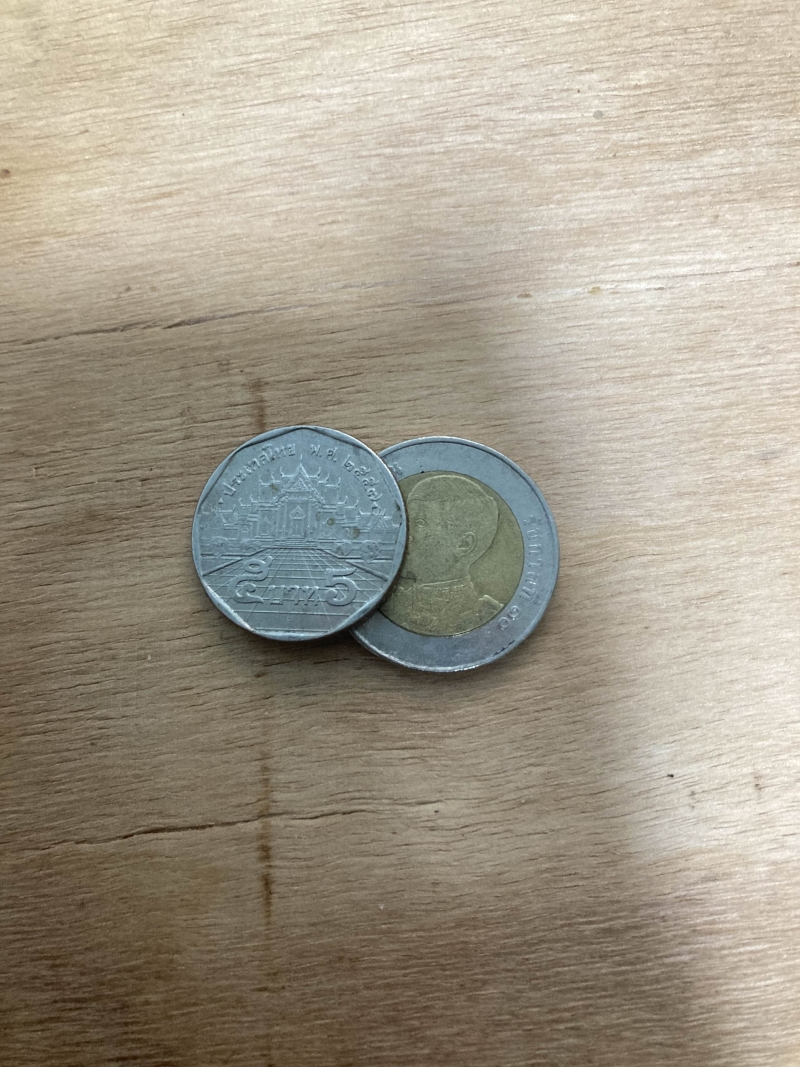
#> input picture coin_dataset/images/set1_train/1.jpg, 800 x 1067 px
$ python -i augment_dataset.py   (imports and definitions only)
#> lines starting #> are read from the running program, lines starting #| are printed output that depends on the picture; after the words box and inside, x2 and y2 are one past the last pixel; in counts of white or black regions, pixels touching at a corner belong together
#> further down, picture is the input picture: shape (1067, 800, 3); mean B, G, R 138.6, 153.7, 161.7
import os
import cv2
import numpy as np
import glob
import shutil

# Paths
DATASET_DIR = 'coin_dataset'
IMG_DIR = os.path.join(DATASET_DIR, 'images')
LBL_DIR = os.path.join(DATASET_DIR, 'labels')

# [9 lines left out: function add_noise, not called in this run]

def change_brightness(image, value=30):
#> called with value = 30
    hsv = cv2.cvtColor(image, cv2.COLOR_BGR2HSV)
#> hsv: shape (1067, 800, 3); mean H, S, V 24.2, 49.2, 164.1
    h, s, v = cv2.split(hsv)
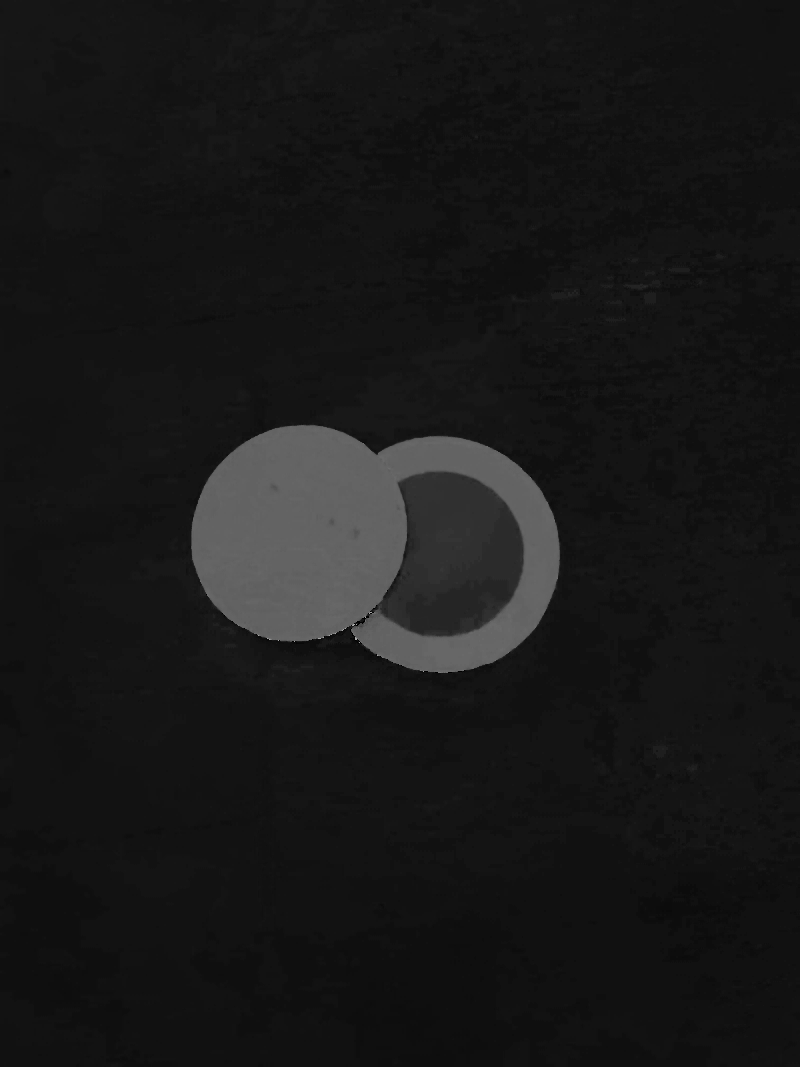
#> h: shape (1067, 800); min 0, max 173, mean 24.2
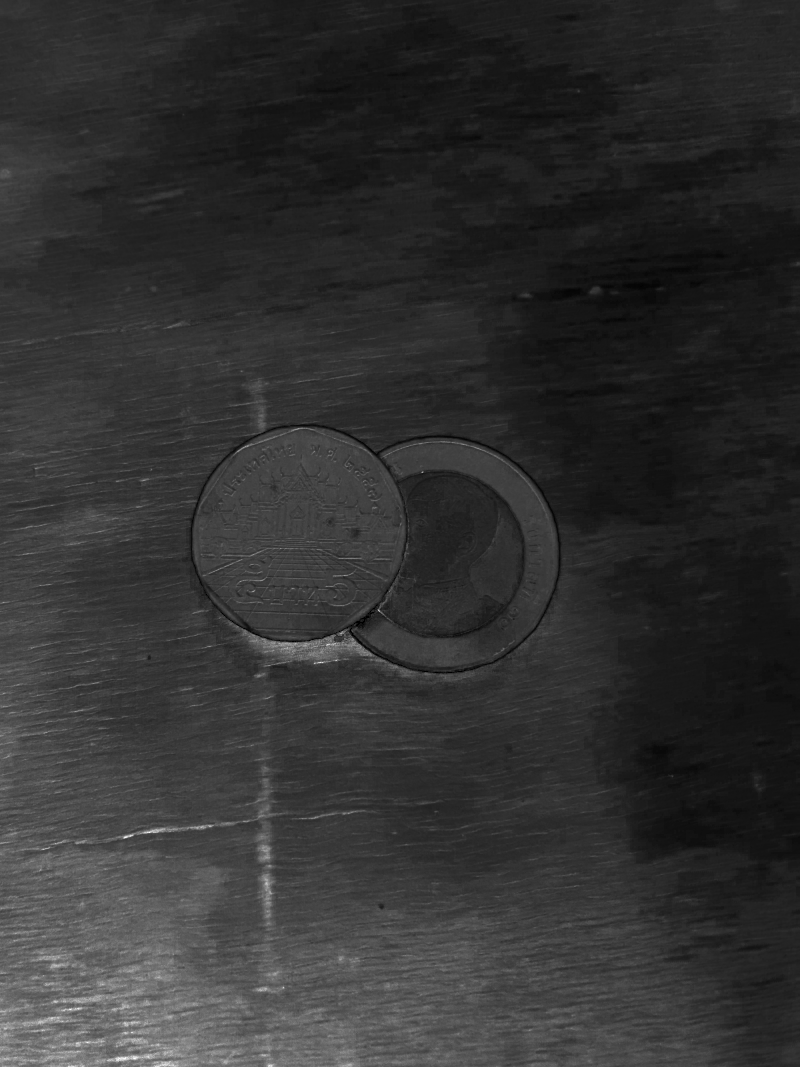
#> s: shape (1067, 800); min 0, max 255, mean 49.2
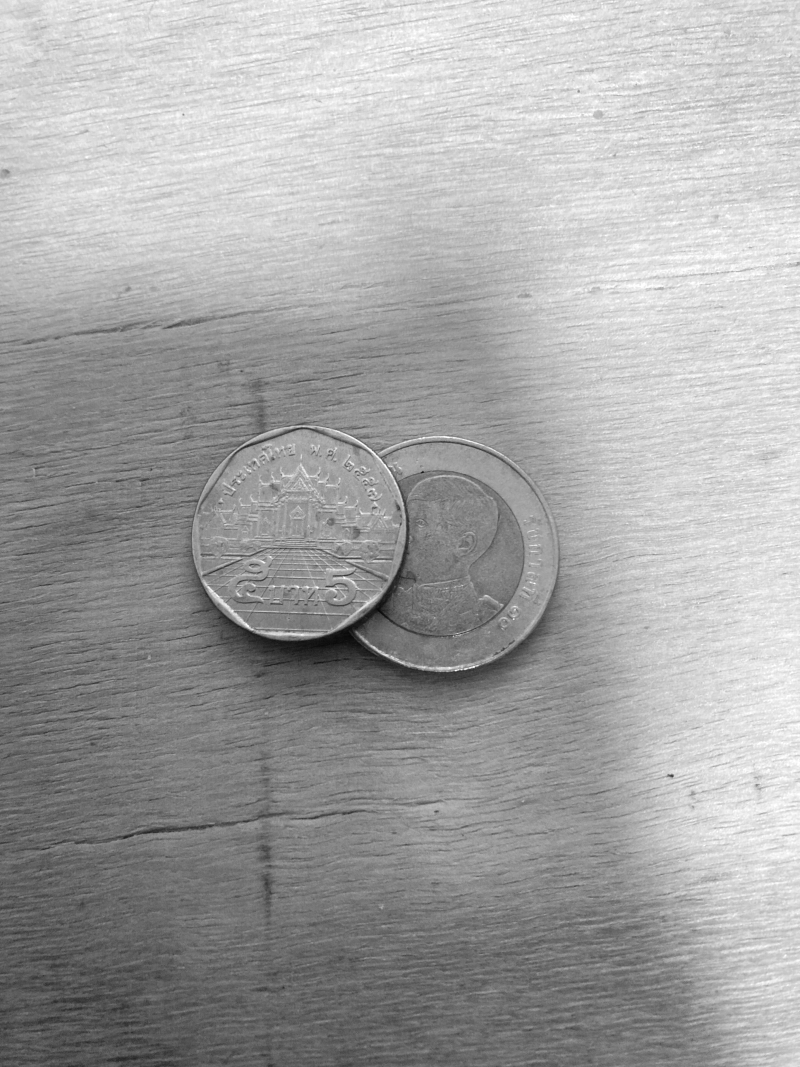
#> v: shape (1067, 800); min 8, max 255, mean 164.1

    if value > 0:
        lim = 255 - value
        v[v > lim] = 255
#> v: shape (1067, 800); 9.34% of pixels changed, all inside (x1, y1, x2, y2) = (0, 0, 800, 1067)
        v[v <= lim] += value
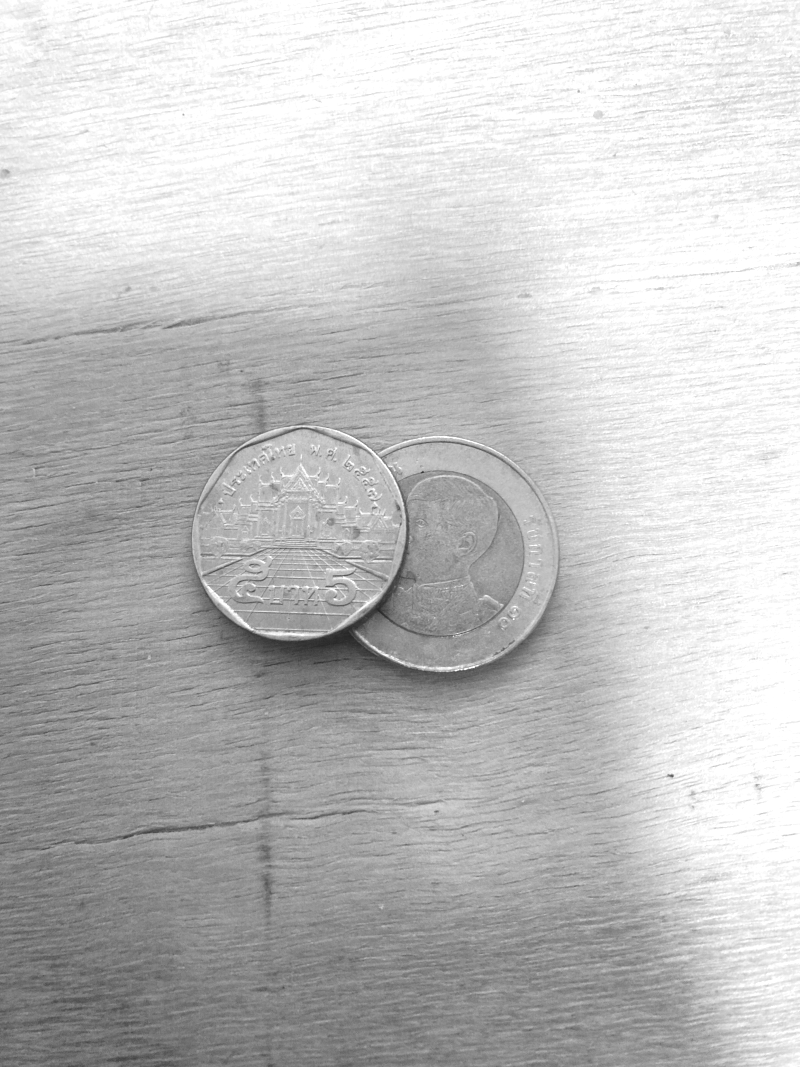
#> v: shape (1067, 800); min 38, max 255, mean 193.4
    else:
        lim = 0 - value
        v[v < lim] = 0
        v[v >= lim] -= abs(value)

    final_hsv = cv2.merge((h, s, v))
#> final_hsv: shape (1067, 800, 3); mean H, S, V 24.2, 49.2, 193.4
    img = cv2.cvtColor(final_hsv, cv2.COLOR_HSV2BGR)
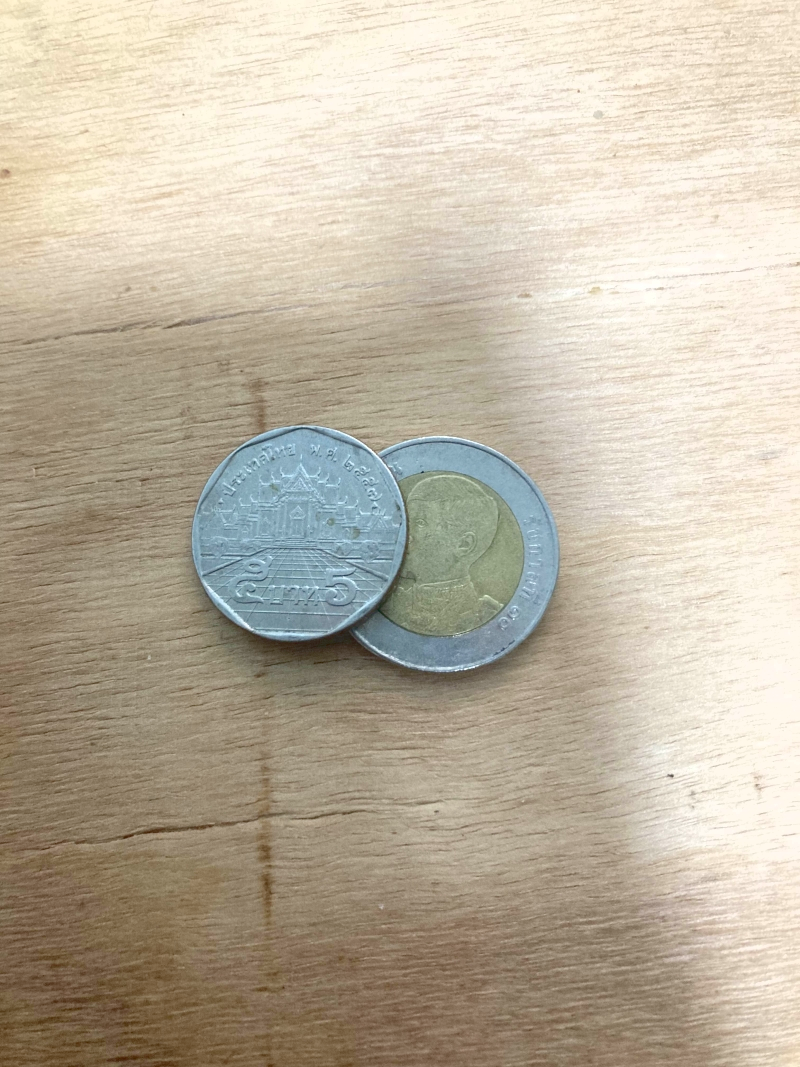
#> img: shape (1067, 800, 3); mean B, G, R 162.2, 180.5, 190.5
    return img

# [71 lines left out: functions flip_horizontal, run_augmentation, not called in this run]

# [2 lines not run here, left out]

>>> import cv2
>>> picture = cv2.imread('coin_dataset/images/set1_train/1.jpg')
>>> result = change_brightness(picture)

$ run again, on coin_dataset/images/set2_train/10.jpg
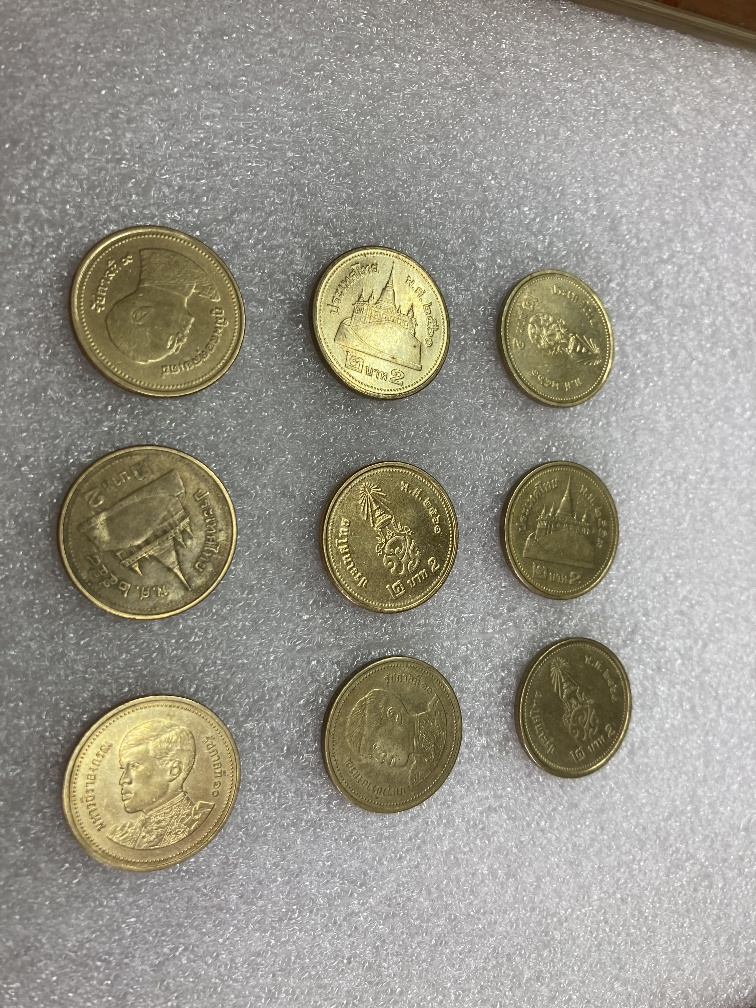
#> input picture coin_dataset/images/set2_train/10.jpg, 756 x 1008 px
#> picture is the input picture: shape (1008, 756, 3); mean B, G, R 139.3, 150.3, 153.2
#> hsv: shape (1008, 756, 3); mean H, S, V 36.4, 28.6, 153.5
#> in change_brightness, `h, s, v = cv2.split(hsv)`:
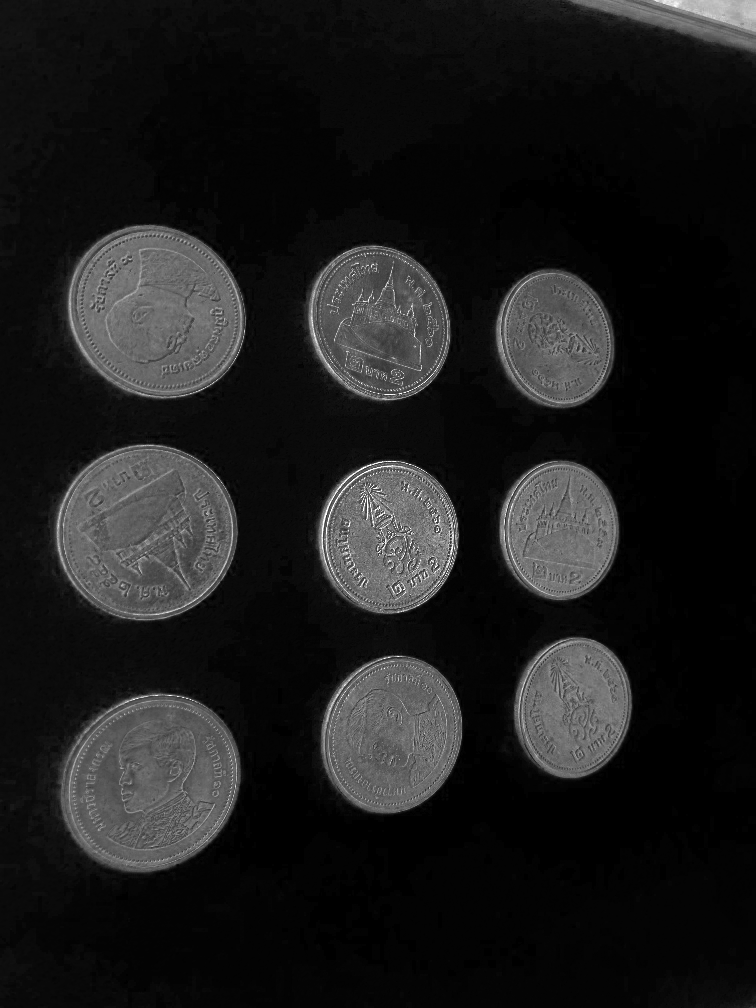
#> s: shape (1008, 756); min 0, max 255, mean 28.6
#> final_hsv: shape (1008, 756, 3); mean H, S, V 36.4, 28.6, 183.1
#> in change_brightness, `img = cv2.cvtColor(final_hsv, cv2.COLOR_HSV2BGR)`:
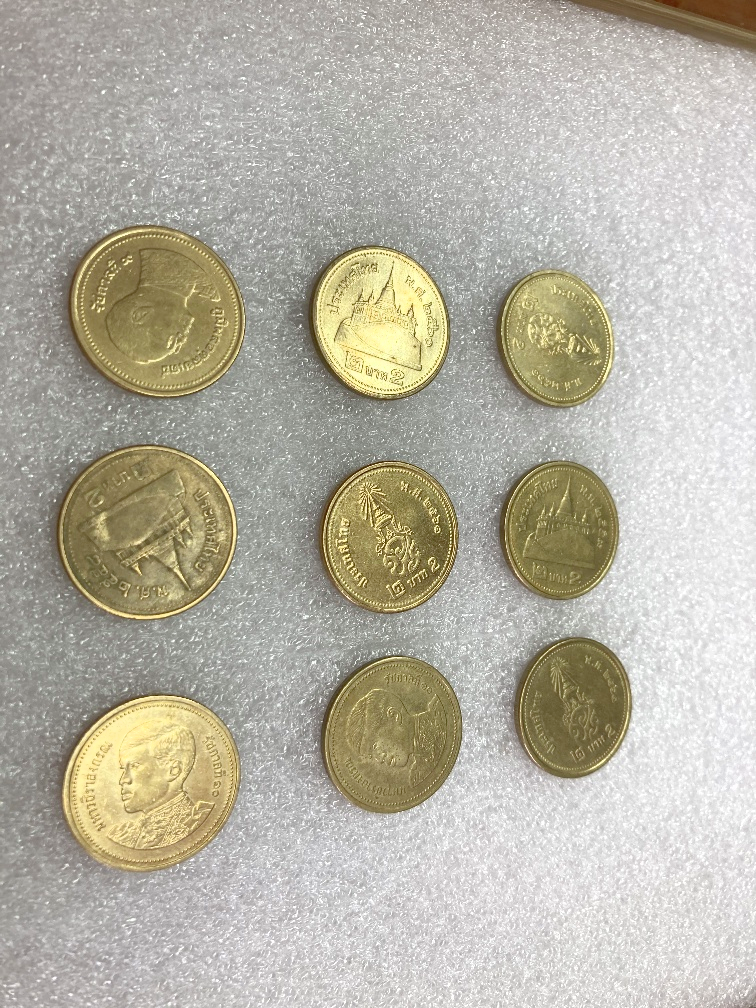
#> img: shape (1008, 756, 3); mean B, G, R 165.3, 178.8, 182.7

$ run again, on coin_dataset/images/set2_train/11.jpg
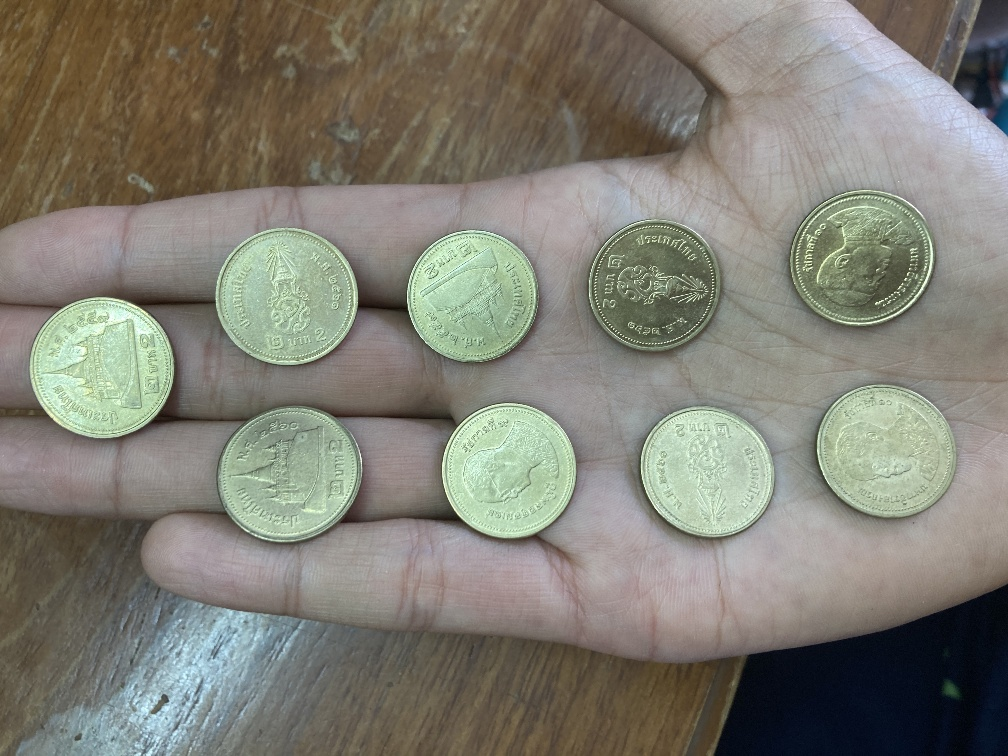
#> input picture coin_dataset/images/set2_train/11.jpg, 1008 x 756 px
#> picture is the input picture: shape (756, 1008, 3); mean B, G, R 116.2, 126.8, 128.4
#> hsv: shape (756, 1008, 3); mean H, S, V 46, 50.8, 134.6
#> in change_brightness, `v[v <= lim] += value`:
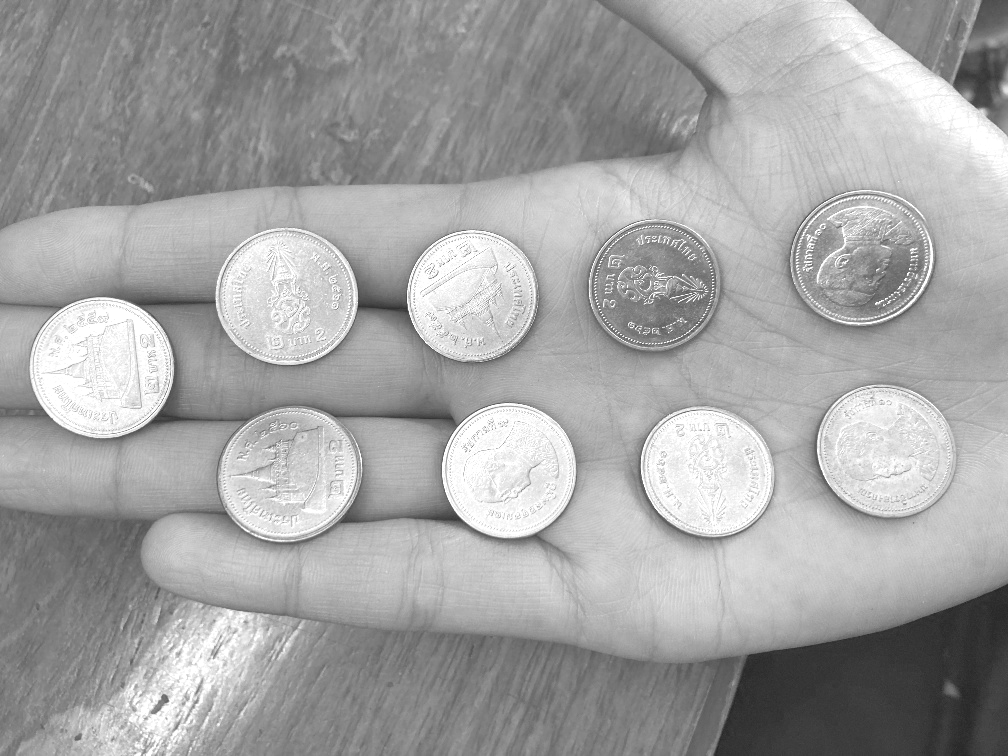
#> v: shape (756, 1008); min 36, max 255, mean 164.2
#> final_hsv: shape (756, 1008, 3); mean H, S, V 46, 50.8, 164.2
#> in change_brightness, `img = cv2.cvtColor(final_hsv, cv2.COLOR_HSV2BGR)`:
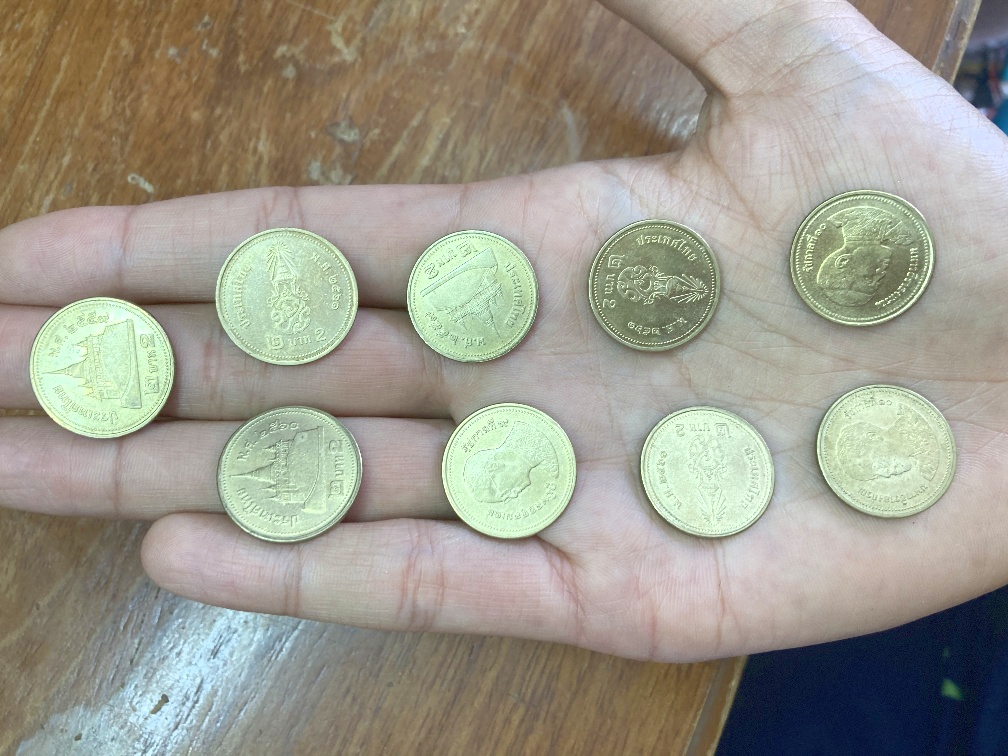
#> img: shape (756, 1008, 3); mean B, G, R 140.9, 153.4, 155.9
